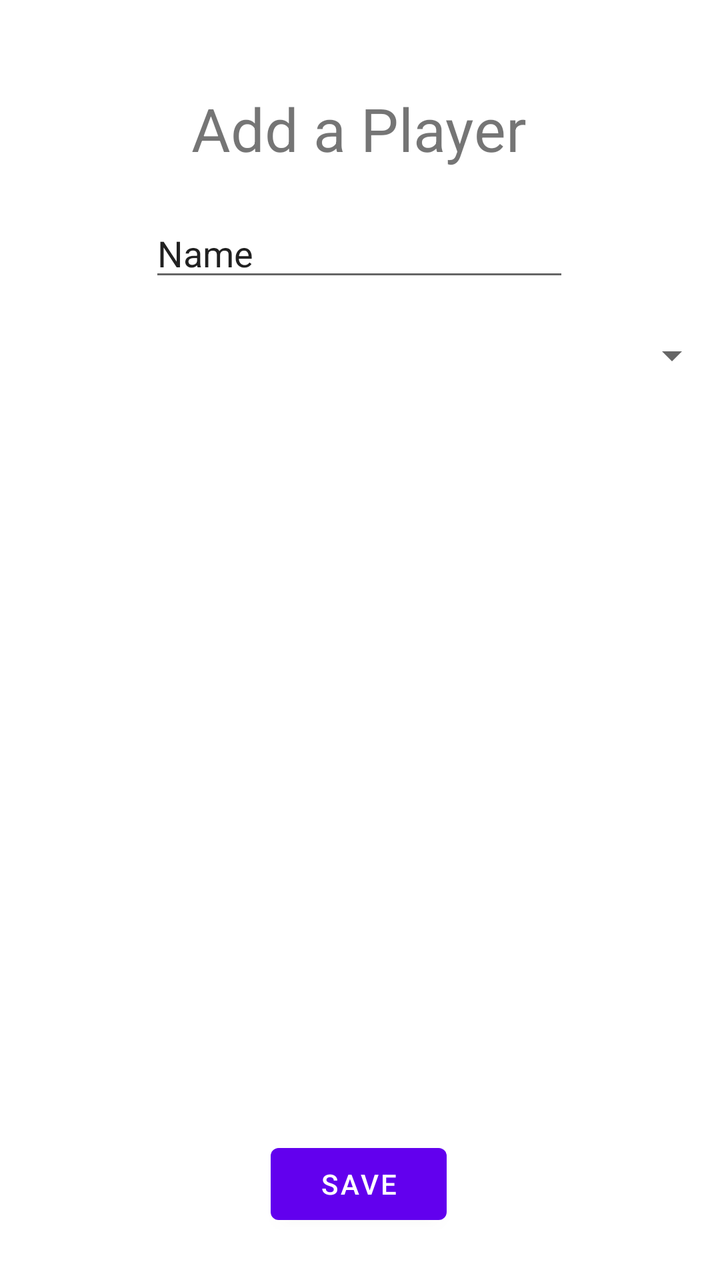
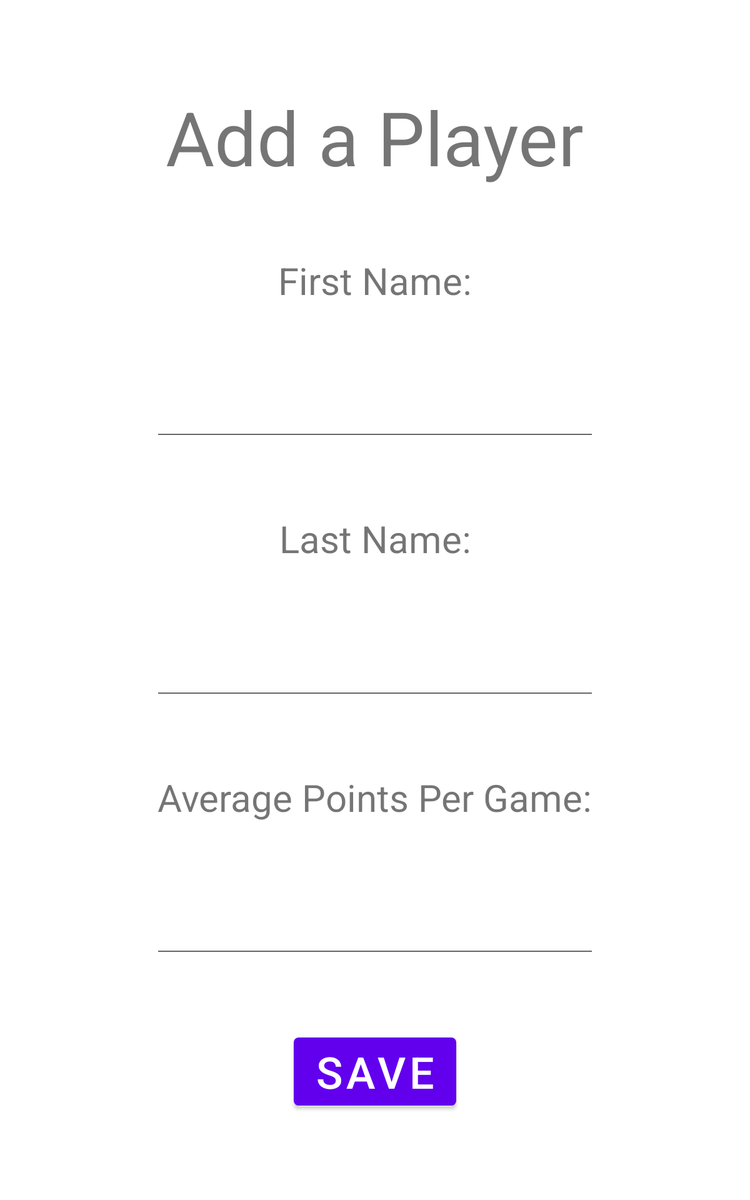

One screen, two layout resources from the same app: the default and the repository's alternative for another configuration. Each is rendered where Android would select it; the XML of both is given below.
<!-- AndroidManifest.xml: application theme Theme.TeamViewApp -->
<!-- res/layout/activity_create_player.xml -->
<?xml version="1.0" encoding="utf-8"?>
<androidx.constraintlayout.widget.ConstraintLayout xmlns:android="http://schemas.android.com/apk/res/android"
xmlns:app="http://schemas.android.com/apk/res-auto"
xmlns:tools="http://schemas.android.com/tools"
android:layout_width="match_parent"
android:layout_height="match_parent"
tools:context=".ViewRosterActivity">

    <Button
        android:id="@+id/viewRosterButton"
        android:layout_width="wrap_content"
        android:layout_height="wrap_content"
        android:layout_marginBottom="24dp"
        android:text="@string/save"
        app:layout_constraintBottom_toBottomOf="parent"
        app:layout_constraintEnd_toEndOf="parent"
        app:layout_constraintHorizontal_bias="0.498"
        app:layout_constraintStart_toStartOf="parent" />

    <androidx.constraintlayout.widget.Group
    android:id="@+id/group"
    android:layout_width="wrap_content"
    android:layout_height="wrap_content" />

    <TextView
        android:id="@+id/textView3"
        android:layout_width="wrap_content"
        android:layout_height="wrap_content"
        android:layout_marginTop="44dp"
        android:text="@string/add_a_player"
        app:layout_constraintEnd_toEndOf="parent"
        app:layout_constraintHorizontal_bias="0.498"
        app:layout_constraintStart_toStartOf="parent"
        app:layout_constraintTop_toTopOf="parent"
        android:textSize="@dimen/header_font_size"/>

    <EditText
        android:id="@+id/editTextTextPersonName"
        android:layout_width="wrap_content"
        android:layout_height="wrap_content"
        android:layout_marginTop="20dp"
        android:ems="10"
        android:inputType="textPersonName"
        android:text="@string/name"
        app:layout_constraintEnd_toEndOf="parent"
        app:layout_constraintHorizontal_bias="0.497"
        app:layout_constraintStart_toStartOf="parent"
        app:layout_constraintTop_toBottomOf="@+id/textView3" />

    <Spinner
        android:id="@+id/spinner"
        android:layout_width="match_parent"
        android:layout_height="wrap_content"
        android:layout_marginTop="20dp"
        app:layout_constraintEnd_toEndOf="parent"
        app:layout_constraintHorizontal_bias="0.0"
        app:layout_constraintStart_toStartOf="parent"
        app:layout_constraintTop_toBottomOf="@+id/editTextTextPersonName" />

</androidx.constraintlayout.widget.ConstraintLayout>
<!-- resources referenced by this layout -->
<resources>
  <dimen name="header_font_size">30sp</dimen>
  <string name="add_a_player">Add a Player</string>
  <string name="name">Name</string>
  <string name="save">Save</string>
  <style name="Theme.TeamViewApp" parent="Theme.MaterialComponents.DayNight.DarkActionBar">
          
          <item name="colorPrimary">@color/purple_500</item>
          <item name="colorPrimaryVariant">@color/purple_700</item>
          <item name="colorOnPrimary">@color/white</item>
          
          <item name="colorSecondary">@color/teal_200</item>
          <item name="colorSecondaryVariant">@color/teal_700</item>
          <item name="colorOnSecondary">@color/black</item>
          
          <item name="android:statusBarColor" tools:targetApi="l">?attr/colorPrimaryVariant</item>
          
      </style>
</resources>
<!-- res/layout-sw600dp/activity_create_player.xml (the repository's variant of the layout above) -->
<!-- drawn on a 7-inch tablet held upright -->
<?xml version="1.0" encoding="utf-8"?>
<androidx.constraintlayout.widget.ConstraintLayout xmlns:android="http://schemas.android.com/apk/res/android"
    xmlns:app="http://schemas.android.com/apk/res-auto"
    xmlns:tools="http://schemas.android.com/tools"
    android:layout_width="match_parent"
    android:layout_height="match_parent"
    android:layout_margin="15dp"
    tools:context=".ViewRosterActivity">

    <Button
        android:id="@+id/viewRosterButton"
        android:layout_width="wrap_content"
        android:layout_height="wrap_content"
        android:text="@string/save"
        android:textSize="35sp"
        app:layout_constraintBottom_toBottomOf="parent"
        app:layout_constraintEnd_toEndOf="parent"
        app:layout_constraintStart_toStartOf="parent"
        app:layout_constraintTop_toBottomOf="@+id/editPlayerNumber" />

    <TextView
        android:id="@+id/textView3"
        android:layout_width="wrap_content"
        android:layout_height="wrap_content"
        android:text="@string/add_a_player"
        android:textSize="60sp"
        app:layout_constraintBottom_toTopOf="@+id/textView7"
        app:layout_constraintEnd_toEndOf="parent"
        app:layout_constraintStart_toStartOf="parent"
        app:layout_constraintTop_toTopOf="parent" />

    <EditText
        android:id="@+id/editTextPersonLastName"
        android:layout_width="wrap_content"
        android:layout_height="wrap_content"
        android:ems="10"
        android:textSize="30sp"
        android:inputType="textPersonName"
        app:layout_constraintBottom_toTopOf="@+id/textView5"
        app:layout_constraintEnd_toEndOf="parent"
        app:layout_constraintStart_toStartOf="parent"
        app:layout_constraintTop_toBottomOf="@+id/textView4" />

    <TextView
        android:id="@+id/textView4"
        android:layout_width="wrap_content"
        android:layout_height="wrap_content"
        android:text="Last Name:"
        android:textSize="30sp"
        app:layout_constraintBottom_toTopOf="@+id/editTextPersonLastName"
        app:layout_constraintEnd_toEndOf="parent"
        app:layout_constraintStart_toStartOf="parent"
        app:layout_constraintTop_toBottomOf="@+id/editTextPersonFirstName" />

    <EditText
        android:id="@+id/editTextPersonFirstName"
        android:layout_width="wrap_content"
        android:layout_height="wrap_content"
        android:ems="10"
        android:textSize="30sp"
        android:inputType="textPersonName"
        app:layout_constraintBottom_toTopOf="@+id/textView4"
        app:layout_constraintEnd_toEndOf="parent"
        app:layout_constraintStart_toStartOf="parent"
        app:layout_constraintTop_toBottomOf="@+id/textView7" />

    <TextView
        android:id="@+id/textView7"
        android:layout_width="wrap_content"
        android:layout_height="wrap_content"
        android:text="First Name:"
        android:textSize="30sp"
        app:layout_constraintBottom_toTopOf="@+id/editTextPersonFirstName"
        app:layout_constraintEnd_toEndOf="parent"
        app:layout_constraintStart_toStartOf="parent"
        app:layout_constraintTop_toBottomOf="@+id/textView3" />

    <EditText
        android:id="@+id/editPlayerNumber"
        android:layout_width="wrap_content"
        android:layout_height="wrap_content"
        android:ems="10"
        android:inputType="number"
        android:textSize="30sp"
        app:layout_constraintBottom_toTopOf="@+id/viewRosterButton"
        app:layout_constraintEnd_toEndOf="parent"
        app:layout_constraintStart_toStartOf="parent"
        app:layout_constraintTop_toBottomOf="@+id/textView5" />

    <TextView
        android:id="@+id/textView5"
        android:layout_width="wrap_content"
        android:layout_height="wrap_content"
        android:text="Average Points Per Game:"
        android:textSize="30sp"
        app:layout_constraintBottom_toTopOf="@+id/editPlayerNumber"
        app:layout_constraintEnd_toEndOf="parent"
        app:layout_constraintStart_toStartOf="parent"
        app:layout_constraintTop_toBottomOf="@+id/editTextPersonLastName" />

</androidx.constraintlayout.widget.ConstraintLayout>
<!-- resources referenced by the variant -->
<!-- as a 7-inch tablet held upright resolves them -->
<resources>
  <string name="add_a_player">Add a Player</string>
  <string name="save">Save</string>
  <style name="Theme.TeamViewApp" parent="Theme.MaterialComponents.DayNight.DarkActionBar">
          
          <item name="colorPrimary">@color/purple_500</item>
          <item name="colorPrimaryVariant">@color/purple_700</item>
          <item name="colorOnPrimary">@color/white</item>
          
          <item name="colorSecondary">@color/teal_200</item>
          <item name="colorSecondaryVariant">@color/teal_700</item>
          <item name="colorOnSecondary">@color/black</item>
          
          <item name="android:statusBarColor" tools:targetApi="l">?attr/colorPrimaryVariant</item>
          
      </style>
</resources>
